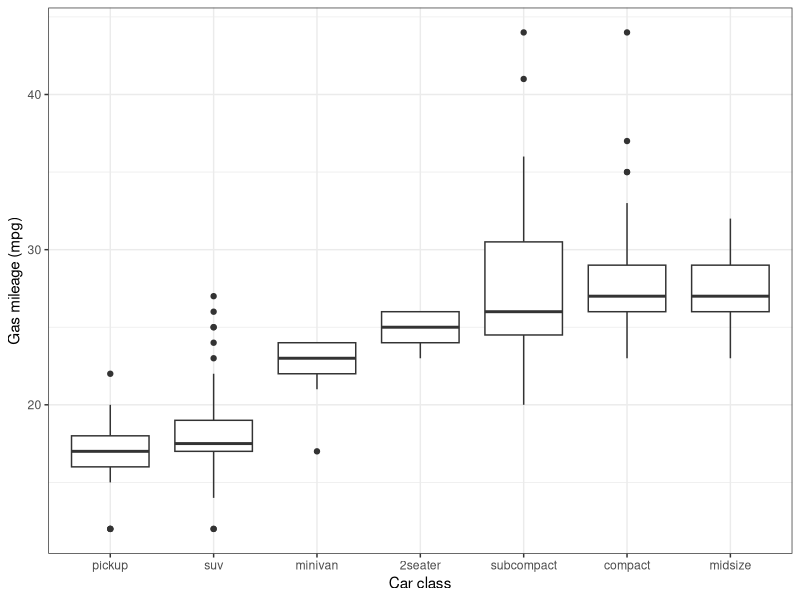

This figure's R source:
## ---- chunk 1
library(tidyverse)
mpg |>
  ggplot() +
  geom_boxplot(aes(x = fct_reorder(class, hwy), y = hwy)) +
  labs(x = "Car class", y = "Gas mileage (mpg)") + 
  theme_bw()
